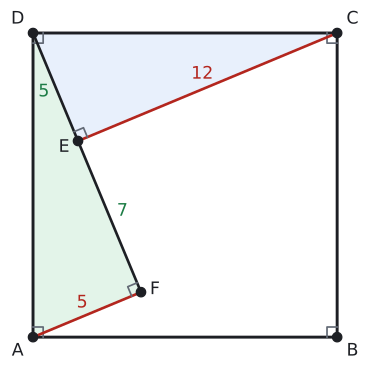

The Python source for this figure:
import sys; sys.path.insert(0, "tools")
from cizim import *

P = lambda x, y: np.array([float(x), float(y)])
uz = lambda U, V: round(float(np.linalg.norm(U - V)), 4)
def acisi(K, U, V):
    u, v = U - K, V - K
    return round(float(np.degrees(np.arccos(np.dot(u, v) / np.linalg.norm(u) / np.linalg.norm(v)))), 3)
def birim(U, V):
    t = (V - U) / np.linalg.norm(V - U); return t, np.array([-t[1], t[0]])
def ayak(Q, U, V):
    t, _ = birim(U, V); return U + np.dot(Q - U, t) * t
def yansit(Q, U, V):
    return 2 * ayak(Q, U, V) - Q
def kesisim(U1, V1, U2, V2):
    M = np.array([V1 - U1, U2 - V2]).T; s = np.linalg.solve(M, U2 - U1); return U1 + s[0] * (V1 - U1)
def cetik(U, V, n=1, renk=SOLUK, f=0.5):
    M = U + f * (V - U); t, m = birim(U, V)
    for i in range(n):
        c = M + (i - (n - 1) / 2) * 0.2 * S * t
        ax.plot(*zip(c - 0.22 * S * m, c + 0.22 * S * m), color=renk, lw=1.5)
def olcu(U, V, metin, d=0.5, renk=YAZI, fs=13, f=0.5):
    """[UV] üzerinde f oranındaki noktaya, U->V yönünün soluna d*S uzağa yazı (d < 0: sağına)."""
    M = U + f * (V - U); _, m = birim(U, V)
    ax.text(*(M + d * S * m), metin, ha="center", va="center", color=renk, fontsize=fs)
def dik_isareti(K, U, V, r=0.4):
    a_ = (U - K) / np.linalg.norm(U - K) * r * S; b_ = (V - K) / np.linalg.norm(V - K) * r * S
    ax.plot(*zip(K + a_, K + a_ + b_, K + b_), color=SOLUK, lw=1.3)
def harf(Q, metin, dx, dy, renk=YAZI, fs=13):
    ax.text(Q[0] + dx * S, Q[1] + dy * S, metin, ha="center", va="center", color=renk, fontsize=fs)
def cizgi(U, V, renk=YAZI, lw=2.2, ls="-"):
    ax.plot(*zip(U, V), color=renk, lw=lw, ls=ls)
def boya(noktalar, renk):
    ax.add_patch(patches.Polygon(noktalar, closed=True, facecolor=renk, edgecolor="none"))
def yay(K, U, V, r=0.8, renk=MAVI, n=1):
    for i in range(n): aci(ax, K, U, V, r=(r + 0.18 * i) * S, renk=renk)
def yay_yazi(K, U, V, metin, d=1.4, renk=MAVI, fs=12):
    """K köşesindeki U-K-V açısının ortasından d*S uzağa yazı."""
    u = (U - K) / np.linalg.norm(U - K); v = (V - K) / np.linalg.norm(V - K); o = (u + v) / np.linalg.norm(u + v)
    ax.text(*(K + d * S * o), metin, ha="center", va="center", color=renk, fontsize=fs)
def basla(xmin, xmax, ymin, ymax, en=5.5):
    global fig, ax
    fig, ax = sekil(en, en * (ymax - ymin) / (xmax - xmin))
    ax.set_aspect("equal"); ax.axis("off"); ax.set_xlim(xmin, xmax); ax.set_ylim(ymin, ymax)
def dortgen(A, B, C, D, dolgu=None):
    if dolgu: boya([A, B, C, D], dolgu)
    ax.plot(*zip(A, B, C, D, A), color=YAZI)
    for Q in (A, B, C, D): nokta(ax, *Q, "")
def koseler(A, B, C, D, d=0.55):
    O = (A + B + C + D) / 4
    for Q, ad in ((A, "A"), (B, "B"), (C, "C"), (D, "D")):
        y = (Q - O) / np.linalg.norm(Q - O); harf(Q, ad, d * np.sign(y[0]) * 1.1, d * np.sign(y[1]))
def dikdortgen(a, b):
    """A orijinde, [AB] yatay: A, B, C, D."""
    return P(0, 0), P(a, 0), P(a, b), P(0, b)
def dik_koseler(A, B, C, D, r=0.4):
    dik_isareti(A, B, D, r); dik_isareti(B, C, A, r); dik_isareti(C, D, B, r); dik_isareti(D, A, C, r)
def cerceve(noktalar, kenar=1.2):
    xs = [q[0] for q in noktalar]; ys = [q[1] for q in noktalar]
    return min(xs) - kenar * S, max(xs) + kenar * S, min(ys) - kenar * S, max(ys) + kenar * S

# Kural 4 (iç): doğru D'den geçip karenin içine giriyor; |AF| = 5, |CE| = 12 -> |DE| = 5, |DF| = 12, |EF| = 7, kenar 13.
A, B, C, D = dikdortgen(13, 13)
S = 13 / 12
u = P(5, -12) / 13
E, F = D + 5 * u, D + 12 * u
print("DE", uz(D, E), "DF", uz(D, F), "EF", uz(E, F), "AF", uz(A, F), "CE", uz(C, E), "CED", acisi(E, C, D), "AFD", acisi(F, A, D))
basla(*cerceve([A, B, C, D], 1.0), en=4.8)
boya([D, E, C], MAVI_ACIK); boya([A, F, D], YESIL_ACIK)
dortgen(A, B, C, D); koseler(A, B, C, D); dik_koseler(A, B, C, D, 0.4)
cizgi(D, F, YAZI, 2.0)
cizgi(C, E, KIRMIZI, 2.0); cizgi(A, F, KIRMIZI, 2.0)
dik_isareti(E, C, D, 0.4); dik_isareti(F, A, D, 0.4)
for Q, ad, dx, dy in ((E, "E", -0.55, -0.25), (F, "F", 0.55, 0.1)): nokta(ax, *Q, ""); harf(Q, ad, dx, dy)
olcu(C, E, "12", -0.55, KIRMIZI); olcu(A, F, "5", 0.5, KIRMIZI)
olcu(D, E, "5", -0.5, YESIL); olcu(E, F, "7", 0.55, YESIL)
kaydet(fig, __file__)
